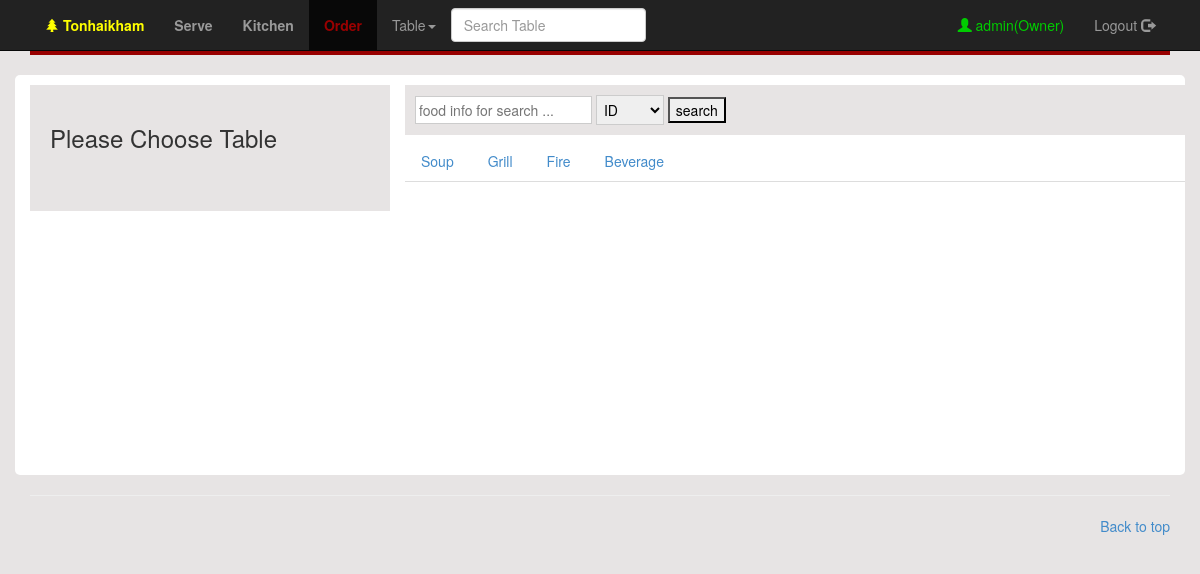
Screenshot of /order.php (signed in) with the database file from the repository.
### tables this page shows
CREATE TABLE `menu_category` (
  `menu_cate_id` int(11) NOT NULL,
  `menu_cate_name` varchar(50) NOT NULL
);

### includes/functions/functions.inc.php (called while the page is built, shortened)
<?php
function user_role($str) {
    $role[1] = "Owner";
    $role[2] = "Cashier";
    $role[3] = "Cook";
    $role[4] = "Waiter";
    return $role[$str];
}

### includes/libraries/database.class.php (called while the page is built, shortened)
<?php
class Database {
    private $connection;
    private $hostname;
    private $username;
    private $password;
    public function __construct() {
        $this->hostname = DATABASE_HOST;
        $this->username = DATABASE_USER;
        $this->password = DATABASE_PASSWORD;
        $this->database = DATABASE_NAME;
    }
    public function openConnection() {
        $this->connection = mysql_connect($this->hostname, $this->username, $this->password);
    }
    public function executeStatement($statement) {
        $result = mysql_query($statement, $this->connection) or die(mysql_error());
        return $result;
    }
    public function executeSql($sql) {
        $result = $this->executeStatement($sql);
        $dataset = array();
        while ($row = mysql_fetch_object($result)) {
            $dataset[] = $row;
        }
        return $dataset;
    }
}

### order.php (the view, shortened to what this page needs)
<?php
$sys_user = $_SESSION["sess_user"];
$sys_user_role = $_SESSION["sess_user_role"];
$database = new Database();
$database->openConnection();
?>
<!DOCTYPE html>
<html lang="en">
    <head>
        <link rel="stylesheet" type="text/css" href="plugin/datetime/src/DateTimePicker.css" />
        <link href="dist/css/bootstrap.css" rel="stylesheet">
        <link href="css/default.css" rel="stylesheet">
    </head>
    <body style="background-color: #E7E4E4">
        <div class="navbar-wrapper">
            <div class="navbar navbar-inverse navbar-static-top">
                <div class="container">
                    <ul class="nav navbar-nav navbar-right">
                        <li>
                            <a style="color: #00cc00"><span class="glyphicon glyphicon-user"></span> <?= $sys_user . "(" . user_role($sys_user_role) . ")" ?></a>
                        </li>
                        <li>
                            <a class="btn_logout">Logout <span class="glyphicon glyphicon-log-out"></span></a>
                        </li>
                    </ul>
                    <ul class="nav navbar-nav">
                        <li><a href="backoffice.php" style="color: yellow"><b><span class="glyphicon glyphicon-tree-conifer"></span> Tonhaikham</b></a></li>
                        <?php
                        if (in_array($sys_user_role, array(1, 2, 4))) {
                            echo ' <li><a href="serve.php" ><b>Serve</b></a></li>';
                        }
                        if (in_array($sys_user_role, array(1, 2, 3))) {
                            echo '<li><a href="kitchen.php"> <b>Kitchen</b></a></li>';
                        }
                        if (in_array($sys_user_role, array(1, 2, 4))) {
                            echo ' <li class="active"><a href="order.php" style="color: #990000"><b>Order</b></a></li>';
                        }
                        ?>
                        <li class="dropdown">
                            <a href="#" class="dropdown-toggle" data-toggle="dropdown">Table<b class="caret"></b></a>
                        </li>
                    </ul>
                    <form class="navbar-form ">
                        <div class="form-group">
                            <input type="text" placeholder="Search Table" id="search_table" class="form-control">
                        </div>
                    </form>
                </div>
            </div>
        </div>
        <div class="container">
            <div style="border: 2px solid #990000"></div>
            <div class="row" style="margin-top: 20px;background-color: white;padding-top: 10px;padding-bottom: 10px;border-radius: 5px;min-height: 400px;">
                <div class="col-lg-4" style="margin-bottom: 20px">
                    <div id="box_bill">
                        <div style="padding: 20px;background-color: #E7E4E4">
                            <h3>Please Choose Table</h3>
                            <p style="color: #990000">&nbsp;&nbsp;&nbsp;&nbsp;</p>
                        </div>
                    </div>
                </div>
                <div class="col-lg-8" >
                    <div class="row" id="box_pos_search" style="padding: 10px;background-color: #E7E4E4;margin-bottom: 5px;">
                        <input type="text" id="txt_menu_search"  placeholder="food info for search ..." style="border: 1px solid #cccccc;padding: 3px;">
                        <select style="border: 1px solid #cccccc;padding: 3px;" id="txt_menu_type_search">
                            <option value="ID">ID</option>
                        </select>
                        <input type="button" value="search" id="btn_search_menu_pos">
                    </div>
                    <div class="row" id="box_menu" style="text-align: center">
                        <ul class="nav nav-tabs">
                            <?php
                            $menu = $database->executeSql("SELECT * FROM menu_category");
                            foreach ($menu as $menu_value) {
                                ?>
                                <li style="border-radius: 0px"><a class="btn_menu" data-id="<?= $menu_value->menu_cate_id ?>"><?= $menu_value->menu_cate_name ?></a></li>
                                <?php
                            }
                            ?>
                        </ul>
                        <br>
                    </div>
                </div>
            </div>
            <hr class="featurette-divider">
            <footer>
                <p class="pull-right"><a href="#">Back to top</a></p>
            </footer>
        </div>
    </body>
</html>

### css/default.css (style rules this page uses)
.navbar { margin: 0px; }
.btn_menu { cursor: pointer; }

### rows the page displays
menu_category: menu_cate_name "Soup"
menu_category: menu_cate_name "Grill"
menu_category: menu_cate_name "Fire"
menu_category: menu_cate_name "Beverage"

### other values shown
$sys_user "admin"
user_role($sys_user_role) "Owner"
